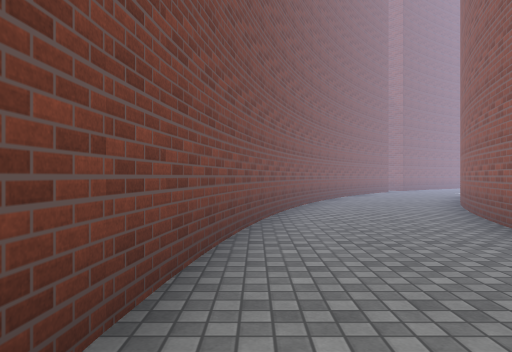
[1] (above)

22 first-person views from a walk through a scene from a Unity 3-D project. The camera is 1.2 m above the floor, looks level and sees 70° across. The floor is counted in squares, 2 m on a side. Each view is taken from the middle of a square. On the plan, view 1 faces up. The plan holds only what a view shows up to about 10 squares ahead; the rest is blank. The place goes on beyond the plan. The player is left out. Surface patterns are stand-ins for the level's own textures.

[2]
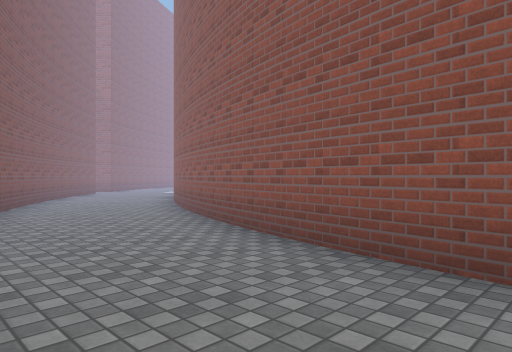

[3]
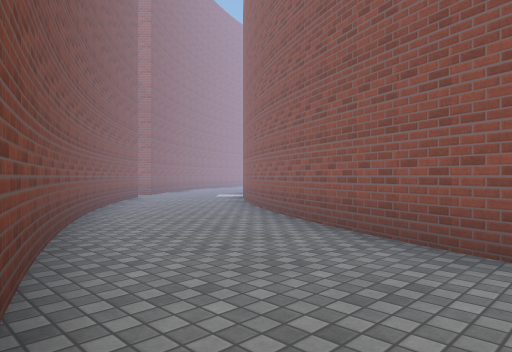

[4]
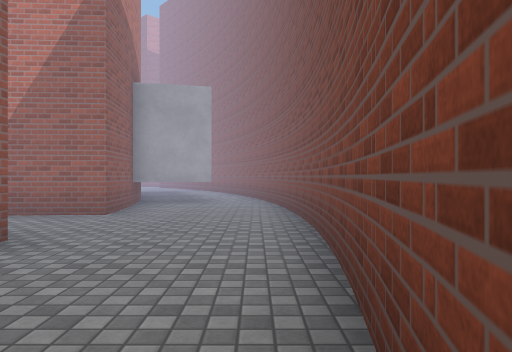

[5]
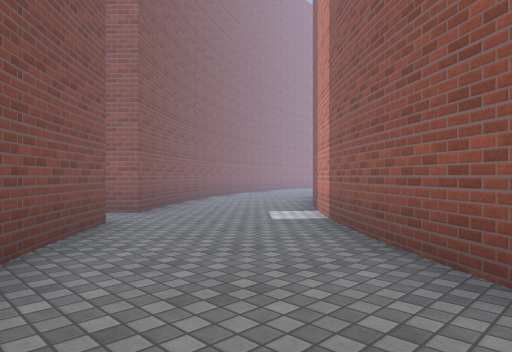

[6]
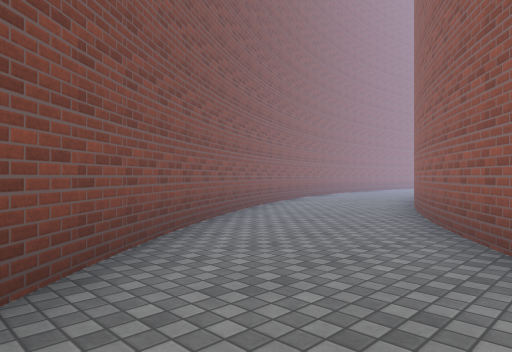

[7]
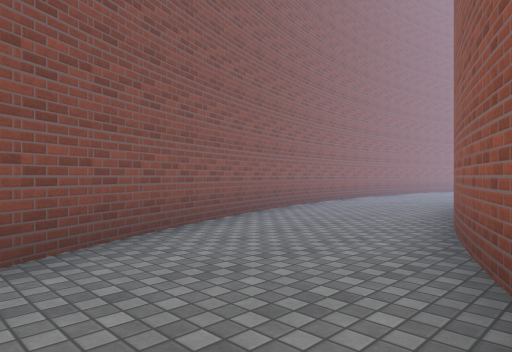

[8]
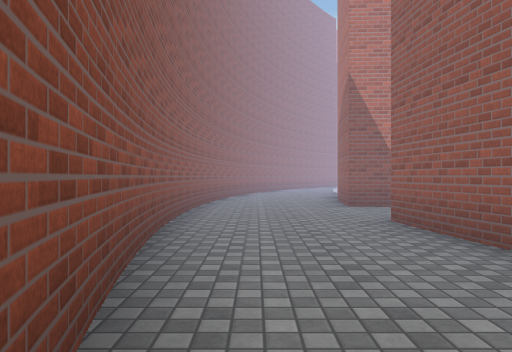

[9]
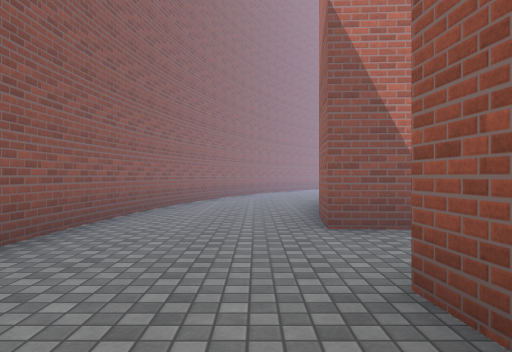

[10]
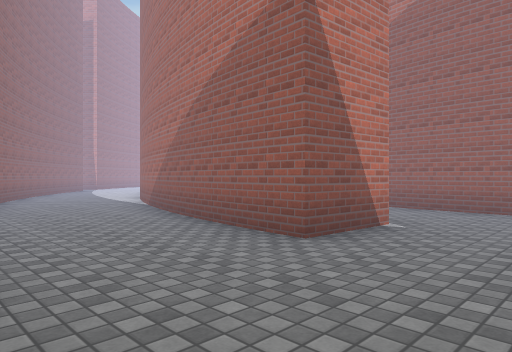

[11]
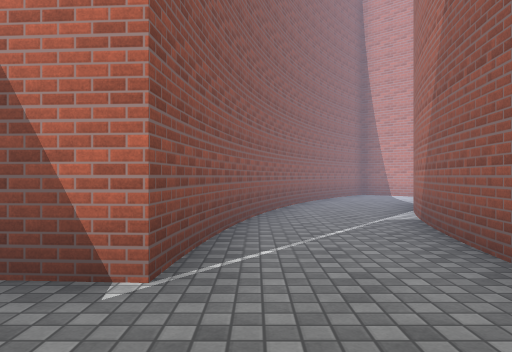

[12]
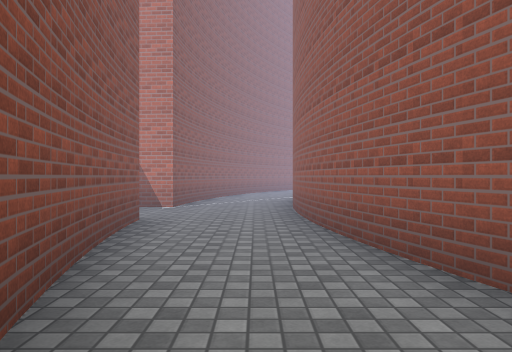

[13]
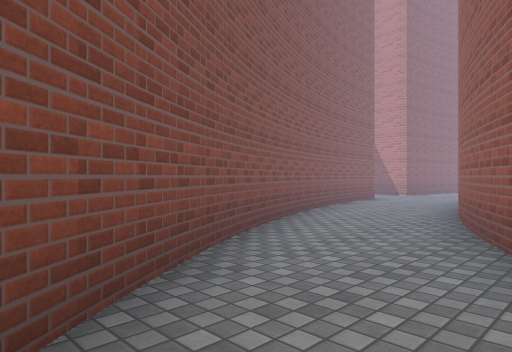

[14]
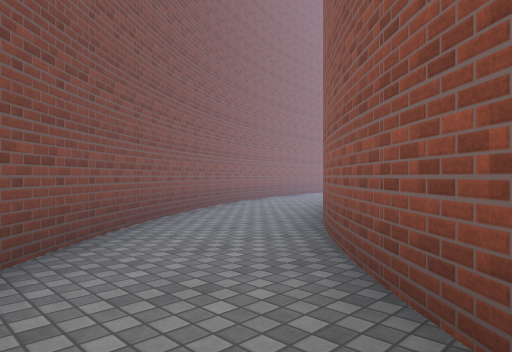

[15]
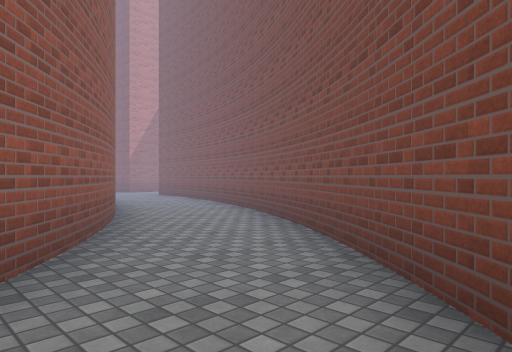

[16]
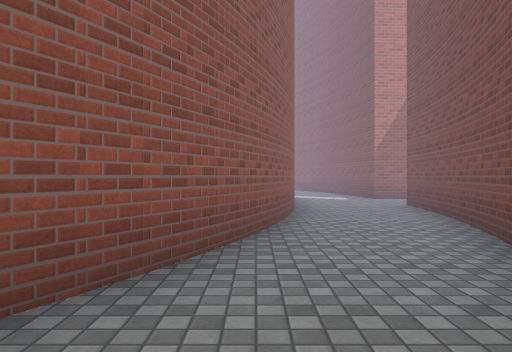

[17]
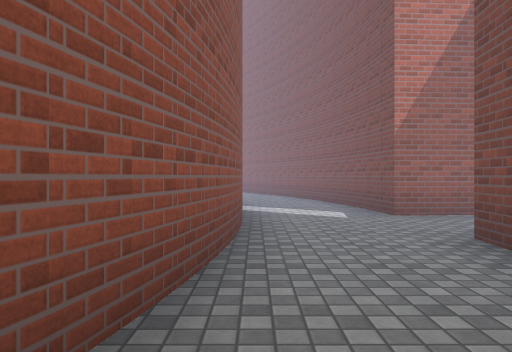

[18]
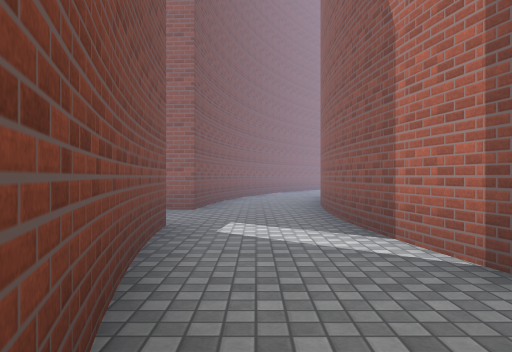

[19]
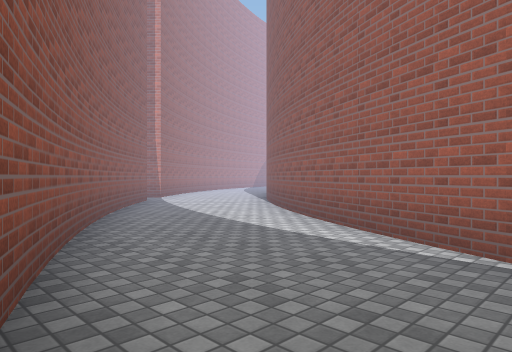

[20]
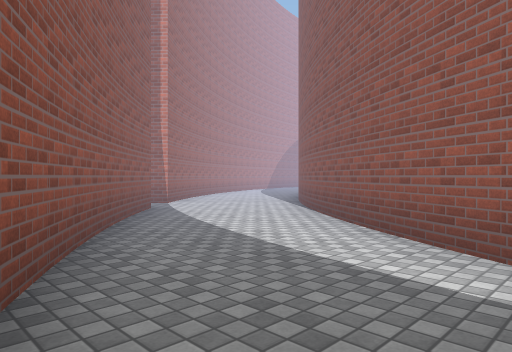

[21]
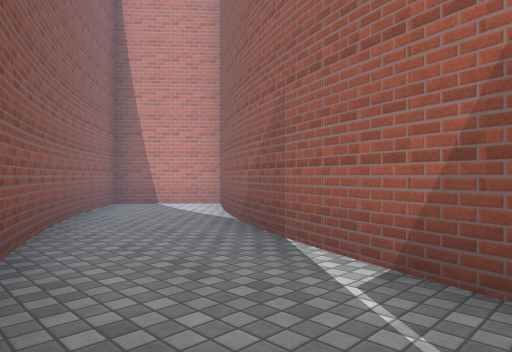

[22]
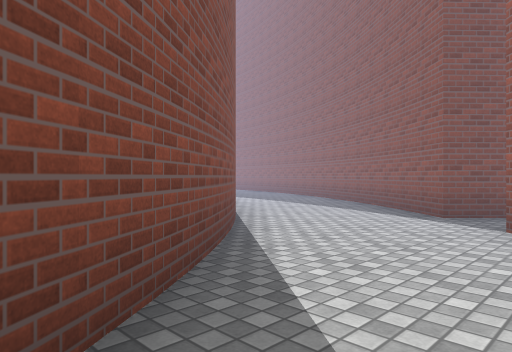

### Floor plan
Key: @ floor where view 1 was taken; # wall or solid block; . floor.
Columns run from 1 left of view 1 to 36 right of it. Each row starts with its distance up from view 1.
 21                    #####
 20               ######...######
 19             ###.............###
 18           ###.................###
 17         ###.......###..##.......###
 16        ##......######..#####......###
 15       ##.....#####........####.....#.
 14      ##....####.............####.....#
 13     ##....###.....#######.....###....#
 12    ##....###...####     ####....##....
 11    #....##....##           ##...###...
 10   ##...##...###             ##### ##..
  9   #...###..##                      ##.
  8  ##...##..##
  7  #...##...#
  6  #...##..##
  5 ##...#...#
  4 #...##..##
  3 #...##..#
  2 #...##..#
  1 #...##..#
  0 #@......#
 -1 #.......#
 -2 #...##..#
 -3 #...##..#
 -4 #.####..#
 -5 #.. ##..
 -6 ##.  #..

Positions as (right, up) in squares from view 1, and headings:
1: (0, 0), facing up
2: (0, 1), facing up-right
3: (0, 4), facing up-right
4: (0, 4), facing down
5: (3, 9), facing up-right
6: (6, 13), facing up-right
7: (10, 15), facing up-right
8: (14, 19), facing right
9: (17, 18), facing right
10: (19, 20), facing down-right
11: (19, 15), facing right
12: (14, 14), facing right
13: (10, 11), facing up-right
14: (8, 8), facing up-right
15: (10, 11), facing down-left
16: (7, 8), facing down
17: (6, 4), facing down
18: (5, -6), facing up
19: (26, 19), facing down-right
20: (28, 18), facing down-right
21: (23, 15), facing down-right
22: (36, 9), facing up-left
